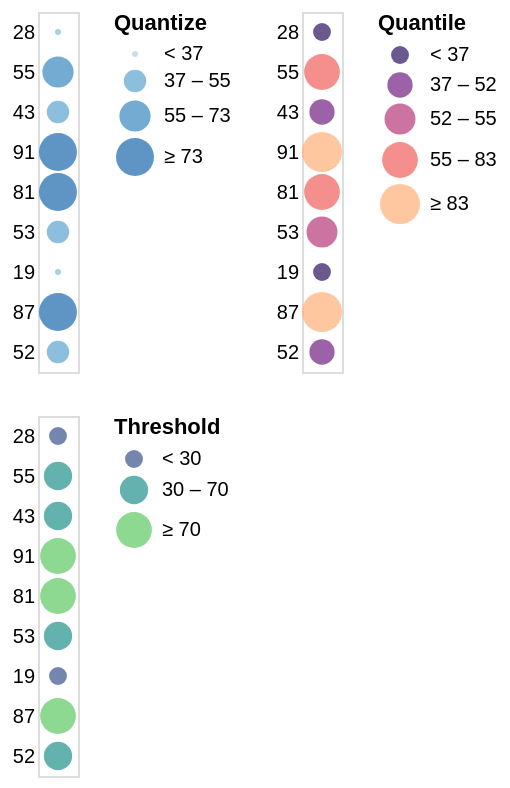

Describe this chart as a Vega-Lite specification.
### Vega specification from a JSON file in a GitHub repository (floating-point values rounded to 4 significant figures)
{"$schema": "https://vega.github.io/schema/vega/v5.json", "description": "Horizontally concatenated charts that show different types of discretizing scales.", "autosize": "pad", "padding": 5, "data": [{"name": "source_0", "values": [{"a": "A", "b": 28}, {"a": "B", "b": 55}, {"a": "C", "b": 43}, {"a": "D", "b": 91}, {"a": "E", "b": 81}, {"a": "F", "b": 53}, {"a": "G", "b": 19}, {"a": "H", "b": 87}, {"a": "I", "b": 52}]}, {"name": "data_1", "source": "source_0", "transform": [{"type": "filter", "expr": "datum[\"b\"] !== null && !isNaN(datum[\"b\"])"}]}, {"name": "data_2", "source": "source_0", "transform": [{"type": "filter", "expr": "datum[\"b\"] !== null && !isNaN(datum[\"b\"])"}]}, {"name": "data_3", "source": "source_0", "transform": [{"type": "filter", "expr": "datum[\"b\"] !== null && !isNaN(datum[\"b\"])"}]}], "signals": [{"name": "concat_0_width", "value": 20}, {"name": "concat_0_y_step", "value": 20}, {"name": "concat_0_height", "update": "bandspace(domain('concat_0_y').length, 1, 0.5) * concat_0_y_step"}, {"name": "concat_1_width", "value": 20}, {"name": "concat_1_y_step", "value": 20}, {"name": "concat_1_height", "update": "bandspace(domain('concat_1_y').length, 1, 0.5) * concat_1_y_step"}, {"name": "concat_2_width", "value": 20}, {"name": "concat_2_y_step", "value": 20}, {"name": "concat_2_height", "update": "bandspace(domain('concat_2_y').length, 1, 0.5) * concat_2_y_step"}], "layout": {"padding": 20, "bounds": "full", "align": "each", "columns": 2}, "marks": [{"type": "group", "name": "concat_0_group", "style": "cell", "encode": {"update": {"width": {"signal": "concat_0_width"}, "height": {"signal": "concat_0_height"}}}, "signals": [{"name": "width", "update": "concat_0_width"}], "marks": [{"name": "concat_0_marks", "type": "symbol", "style": ["circle"], "from": {"data": "data_1"}, "encode": {"update": {"opacity": {"value": 0.7}, "fill": {"scale": "concat_0_color", "field": "b"}, "tooltip": {"signal": "{\"b\": ''+datum[\"b\"], \"Quantize\": format(datum[\"b\"], \"\")}"}, "x": {"signal": "concat_0_width", "mult": 0.5}, "y": {"scale": "concat_0_y", "field": "b"}, "size": {"scale": "concat_0_size", "field": "b"}, "shape": {"value": "circle"}}}}], "axes": [{"scale": "concat_0_y", "orient": "left", "grid": false, "domain": false, "ticks": false, "zindex": 1}], "legends": [{"title": "Quantize", "fill": "concat_0_color", "gradientLength": {"signal": "clamp(concat_0_height, 64, 200)"}, "symbolType": "circle", "encode": {"symbols": {"update": {"shape": {"value": "circle"}, "opacity": {"value": 0.7}}}}, "size": "concat_0_size"}]}, {"type": "group", "name": "concat_1_group", "style": "cell", "encode": {"update": {"width": {"signal": "concat_1_width"}, "height": {"signal": "concat_1_height"}}}, "signals": [{"name": "width", "update": "concat_1_width"}], "marks": [{"name": "concat_1_marks", "type": "symbol", "style": ["circle"], "from": {"data": "data_2"}, "encode": {"update": {"opacity": {"value": 0.7}, "fill": {"scale": "concat_1_color", "field": "b"}, "tooltip": {"signal": "{\"b\": ''+datum[\"b\"], \"Quantile\": format(datum[\"b\"], \"d\")}"}, "x": {"signal": "concat_1_width", "mult": 0.5}, "y": {"scale": "concat_1_y", "field": "b"}, "size": {"scale": "concat_1_size", "field": "b"}, "shape": {"value": "circle"}}}}], "axes": [{"scale": "concat_1_y", "orient": "left", "grid": false, "domain": false, "ticks": false, "zindex": 1}], "legends": [{"format": "d", "title": "Quantile", "fill": "concat_1_color", "gradientLength": {"signal": "clamp(concat_1_height, 64, 200)"}, "labelOverlap": "greedy", "symbolType": "circle", "encode": {"symbols": {"update": {"shape": {"value": "circle"}, "opacity": {"value": 0.7}}}}, "size": "concat_1_size"}]}, {"type": "group", "name": "concat_2_group", "style": "cell", "encode": {"update": {"width": {"signal": "concat_2_width"}, "height": {"signal": "concat_2_height"}}}, "signals": [{"name": "width", "update": "concat_2_width"}], "marks": [{"name": "concat_2_marks", "type": "symbol", "style": ["circle"], "from": {"data": "data_3"}, "encode": {"update": {"opacity": {"value": 0.7}, "fill": {"scale": "concat_2_color", "field": "b"}, "tooltip": {"signal": "{\"b\": ''+datum[\"b\"], \"Threshold\": format(datum[\"b\"], \"\")}"}, "x": {"signal": "concat_2_width", "mult": 0.5}, "y": {"scale": "concat_2_y", "field": "b"}, "size": {"scale": "concat_2_size", "field": "b"}, "shape": {"value": "circle"}}}}], "axes": [{"scale": "concat_2_y", "orient": "left", "grid": false, "domain": false, "ticks": false, "zindex": 1}], "legends": [{"title": "Threshold", "fill": "concat_2_color", "gradientLength": {"signal": "clamp(concat_2_height, 64, 200)"}, "labelOverlap": "greedy", "symbolType": "circle", "encode": {"symbols": {"update": {"shape": {"value": "circle"}, "opacity": {"value": 0.7}}}}, "size": "concat_2_size"}]}], "scales": [{"name": "concat_0_y", "type": "point", "domain": {"data": "data_1", "field": "b"}, "range": {"step": {"signal": "concat_0_y_step"}}, "padding": 0.5}, {"name": "concat_0_color", "type": "quantize", "domain": {"data": "data_1", "field": "b"}, "range": "ramp", "zero": true, "interpolate": "hcl"}, {"name": "concat_0_size", "type": "quantize", "domain": {"data": "data_1", "field": "b"}, "range": {"signal": "sequence(9, 361 + (361 - 9) / (4 - 1), (361 - 9) / (4 - 1))"}, "zero": false}, {"name": "concat_1_y", "type": "point", "domain": {"data": "data_2", "field": "b"}, "range": {"step": {"signal": "concat_1_y_step"}}, "padding": 0.5}, {"name": "concat_1_color", "type": "quantile", "domain": {"data": "data_2", "field": "b"}, "range": {"scheme": "magma"}, "interpolate": "hcl"}, {"name": "concat_1_size", "type": "quantile", "domain": {"data": "data_2", "field": "b"}, "range": [80, 160, 240, 320, 400]}, {"name": "concat_2_y", "type": "point", "domain": {"data": "data_3", "field": "b"}, "range": {"step": {"signal": "concat_2_y_step"}}, "padding": 0.5}, {"name": "concat_2_color", "type": "threshold", "domain": [30, 70], "range": {"scheme": "viridis"}, "interpolate": "hcl"}, {"name": "concat_2_size", "type": "threshold", "domain": [30, 70], "range": [80, 200, 320]}]}
